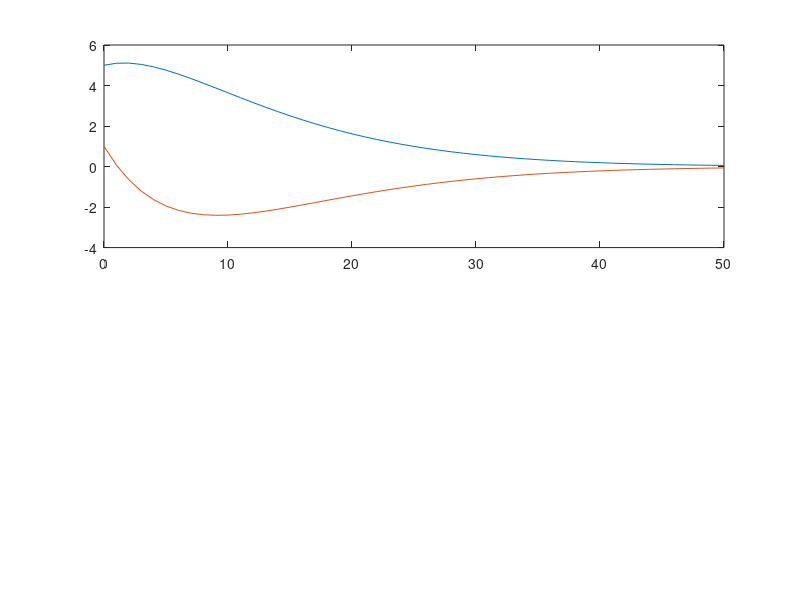

Reproduce this figure in MATLAB. (Note: this script raises an error after producing the figure.)
k1 = 1;
k2 = 1;
k3 = 1;
T = 0.1;

A_c = [0 1
    -k1 -k2];
B_c = [0 k3]';

A_d = eye(2) + A_c * T;
B_d = B_c * T;

N = 10;
n_x = size(A_d, 2);
n_u = size(B_d, 2);

identity_N = eye(N);
Qt = diag([4 4]);
Q = kron(identity_N, Qt);
Rt = 1;
R = kron(identity_N, Rt);
G = blkdiag(Q, R);

x_lowbound = -Inf(N * n_x, 1);
x_upbound = Inf(N * n_x, 1);
u_lowbound = -4 * ones(N * n_u, 1);
u_upbound = 4 * ones(N * n_u, 1);
lowbound = [x_lowbound; u_lowbound];
upbound = [x_upbound; u_upbound];

Aeq_c1 = eye(N * n_x);
Aeq_c2 = kron(diag(ones(N - 1, 1), -1), -A_d);
Aeq_c3 = kron(identity_N, -B_d);
Aeq = [Aeq_c1 + Aeq_c2, Aeq_c3];

tf = 50;
x = NaN(2, tf + 1);
u = NaN(1, tf + 1);
y = NaN(1, tf + 1);

x0 = [5, 1]';

x(:, 1) = x0;

beq = [zeros(n_x, 1); zeros((N - 1) * n_x, 1)];

for t = 1:tf

    beq(1:n_x) = A_d * x(:, t);
    opt_traj = quadprog(G, [], [], [], Aeq, beq, lowbound, upbound);

    u_opt = opt_traj(N * n_x + 1:N * n_x + N * n_u);
    u(t) = u_opt(1);

    x(:, t + 1) = A_d * x(:, t) + B_d * u(t);


end

t_arr = 0:tf;

subplot(2, 1, 1);
plot(t_arr, x);
hold on;
plot(t_arr, x_hat); hold off;
legend('x_0', 'x_1', 'x\_hat_0', 'x\_hat_1');
grid('on');
subplot(2, 1, 2);
plot(t_arr, u);
grid('on');
xlabel('time');
ylabel('u');
